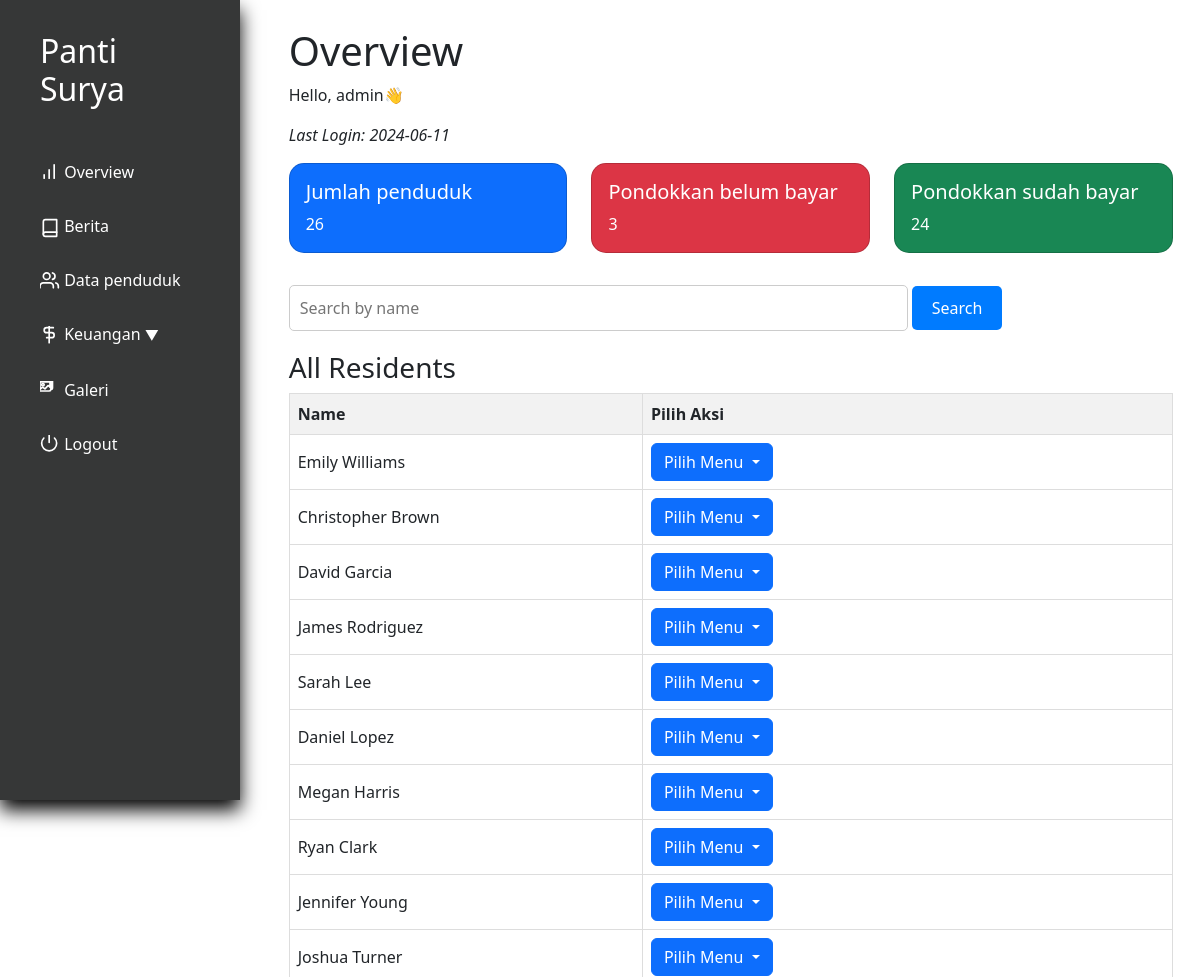
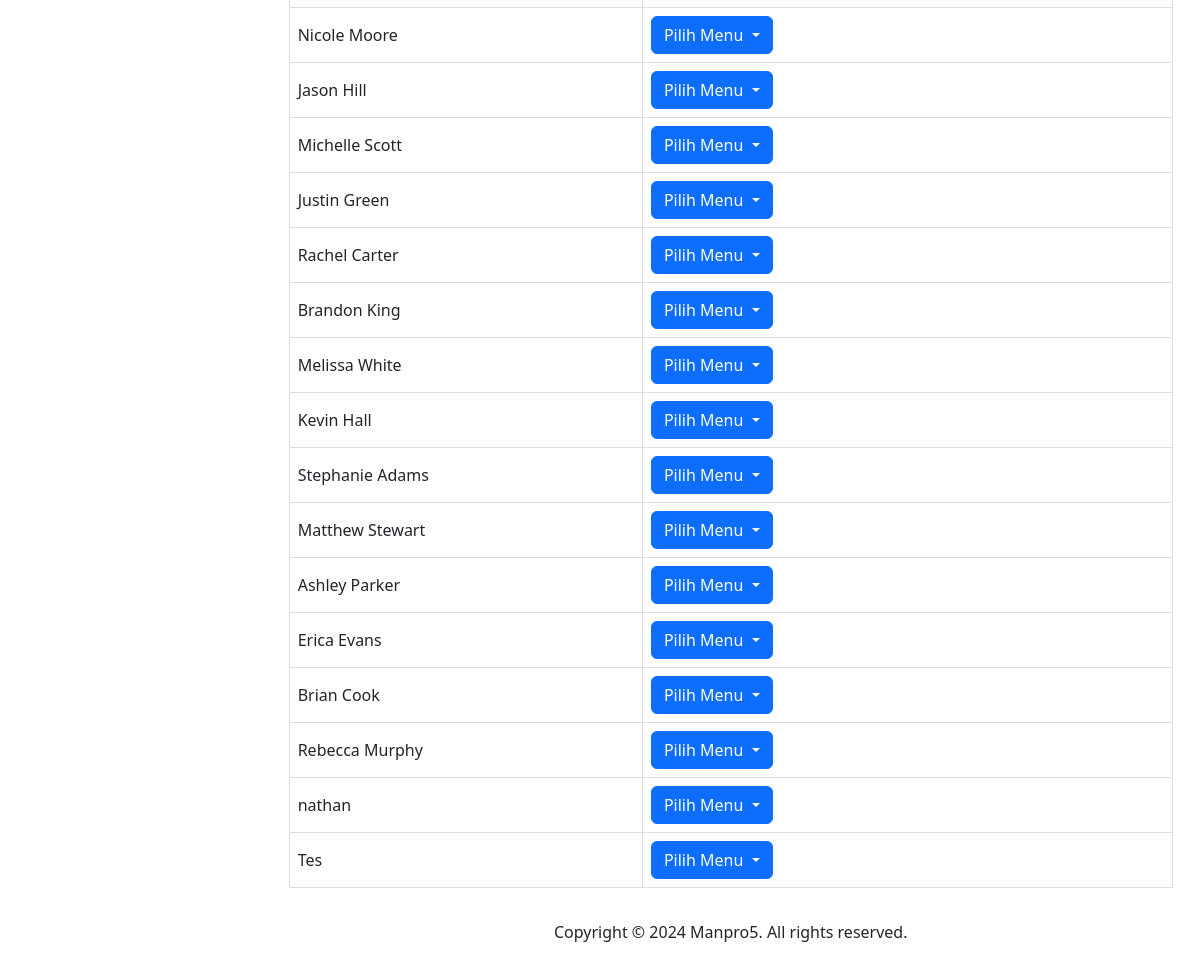
/index.php (signed in), run on the app's committed database (2 pictures, top to bottom).
### tables this page shows
CREATE TABLE `penduduk` (
  `id` int(11) NOT NULL,
  `nama` varchar(250) NOT NULL,
  `alamat` varchar(100) NOT NULL,
  `tanggal_masuk` date DEFAULT NULL,
  `email` varchar(200) DEFAULT NULL,
  `notelp` varchar(15) NOT NULL,
  `keuangan_pondokkan` int(11) NOT NULL,
  `keuangan_tabungan` int(11) NOT NULL,
  `keuangan_obat` int(11) NOT NULL,
  `keuangan_total` int(11) NOT NULL,
  `profile_picture` varchar(100) NOT NULL,
  `KTP` longblob NOT NULL,
  `KK` longblob NOT NULL,
  `BPJS` longblob NOT NULL,
  `keuangan_deposit` int(11) NOT NULL
);

### utils.php (called while the page is built, shortened)
<?php
class myDB
{
    private $host = "localhost";
    private $username = "root";
    private $password = "";
    private $database = "pantisurya";
    private $db;
    function __construct()
    {
        if ($this->db == null) {
            try {
                $this->db = new PDO("mysql:host=$this->host;dbname=$this->database", $this->username, $this->password);
                $this->db->setAttribute(PDO::ATTR_ERRMODE, PDO::ERRMODE_EXCEPTION);
            } catch (PDOException $e) {
                echo "Connection failed: " . $e->getMessage();
            }
        }
    }
    public function prepare($query)
    {
        return $this->db->prepare($query);
    }
    function getCountPenduduk(){
        $query = "SELECT COUNT(*) AS total_residents FROM penduduk";
        $res = $this->db->prepare($query);
        $res->execute();
        $total_residents = $res->fetch(PDO::FETCH_ASSOC)['total_residents'];
        return $total_residents;
    }
}

### index.php (the view, shortened to what this page needs)
<?php
require "utils.php";
$db = new myDB();
$total_residents = $db->getCountPenduduk();
$stmt_unpaid = $db->prepare("SELECT COUNT(*) AS total_unpaid FROM rekam_medis WHERE sudah_bayar = 0");
$stmt_unpaid->execute();
$total_unpaid = $stmt_unpaid->fetch(PDO::FETCH_ASSOC)['total_unpaid'];
$stmt_all_residents = $db->prepare("SELECT * FROM penduduk");
$stmt_all_residents->execute();
$residents = $stmt_all_residents->fetchAll(PDO::FETCH_ASSOC);
?>
<!DOCTYPE html>
<html lang="en">
<head>
    <?php include "layout/stylejquerynbs5.php" ?>
    <link rel="stylesheet" href="layout/indexstyle.css">
</head>
<body>
    <div class="app">
        <div class="dashboard">
            <?php include 'nav.php'?>
            <div class="main">
                <h1>Overview</h1>
                <p>Hello, <?php echo isset($_SESSION["username"]) ? $_SESSION["username"] : 'N/A'; ?>👋</p>
                <p style="font-style: italic;">Last Login: <?php echo isset($_SESSION["last_access"]) ? $_SESSION["last_access"] : 'N/A'; ?></p>
                <div class="overview-info row justify-content-between">
                    <div class="col">
                        <div class="card text-bg-primary">
                            <div class="row g-0">
                                <div class="col">
                                    <div class="card-body">
                                        <h5 class="card-title">Jumlah penduduk</h5>
                                        <p class="card-text"><?php echo $total_residents ?></p>
                                    </div>
                                </div>
                            </div>
                        </div>
                    </div>
                    <div class="col">
                        <div class="card text-bg-danger">
                            <div class="row g-0">
                                <div class="col">
                                    <div class="card-body">
                                        <h5 class="card-title">Pondokkan belum bayar</h5>
                                        <p class="card-text"><?php echo $total_unpaid ?></p>
                                    </div>
                                </div>
                            </div>
                        </div>
                    </div>
                    <div class="col">
                        <div class="card text-bg-success">
                            <div class="row g-0">
                                <div class="col">
                                    <div class="card-body">
                                        <h5 class="card-title">Pondokkan sudah bayar</h5>
                                        <p class="card-text">24</p>
                                    </div>
                                </div>
                            </div>
                        </div>
                    </div>
                </div>
                <div class="search-bar">
                    <form method="POST">
                        <input type="text" name="search" placeholder="Search by name" class="search-input">
                        <button type="submit" class="search-button">Search</button>
                    </form>
                </div>
                <div class="residents-table">
                    <h3>All Residents</h3>
                    <table class="resident-table">
                        <thead>
                            <tr>
                                <th scope="col">Name</th>
                                <th scope="col" colspan="2" style="width: 60%;">Pilih Aksi </th>
                            </tr>
                        </thead>
                        <tbody>
                            <?php foreach($residents as $resident): ?>
                            <tr>
                                <td><?php echo $resident['nama']; ?></td>
                                <td>
                                    <div class="dropdown">
                                    <button class="btn btn-primary dropdown-toggle" type="button" data-bs-toggle="dropdown" aria-expanded="false">
                                        Pilih Menu
                                    </button>
                                    </div>
                                </td>
                            </tr>
                            <?php endforeach; ?>
                        </tbody>
                    </table>
                </div>
                <?php include 'footer.php'?>
            </div>
        </div>
    </div>
</body>
</html>

### layout/stylejquerynbs5.php (shortened to what this page needs)
<link href="https://cdn.jsdelivr.net/npm/bootstrap@5.3.3/dist/css/bootstrap.min.css" rel="stylesheet">
<link rel="stylesheet" href="layout/indexstyle.css">

### nav.php (shortened to what this page needs)
<div class="holder flex-col">
    <div class="content flex-col">
        <div class="logo">
            <h2 style="color: white;">Panti Surya</h2>
        </div>
        <nav class="nav">
            <a type="button" href="index.php">
                Overview
            </a>
            <a type="button" href="databerita.php">
                Berita
            </a>
            <a type="button" href="penduduk.php">
                Data penduduk
            </a>
            <div class="dropdown">
                <a type="button" href="#" class="dropbtn" onclick="toggleSubMenu()">
                    Keuangan
                    <span style="font-size: 14px; vertical-align: middle;">&#9660;</span>
                </a>
            </div>
            <a type="button" href="galeri.php">
                Galeri
            </a>
            <a type="button" onclick="return confirm('Yakin keluar?')" href="logout.php">
                <svg xmlns="http://www.w3.org/2000/svg" width="20" height="20" viewBox="3 3 20 24" fill="none" stroke="currentColor" stroke-width="2" stroke-linecap="round" stroke-linejoin="round" class="feather feather-power"><path d="M18.36 6.64a9 9 0 1 1-12.73 0"></path><line x1="12" y1="2" x2="12" y2="12"></line></svg> Logout
            </a>
        </nav>
    </div>
</div>
<div class="filler"></div>

### footer.php
<footer>
    <div class="container text-center" style="padding-top: 2rem;padding-bottom: 10px; margin:0; background-color:white;">
        <p>Copyright &copy; 2024 Manpro5. All rights reserved.</p>
    </div>
</footer>

### layout/indexstyle.css (style rules this page uses)
* { box-sizing: border-box; margin: 0; padding: 0; }
.dashboard { display: flex; flex-direction: row; gap: 1.7rem; }
.flex-col { display: flex; flex-direction: column; }
.holder { width: 20%; height: 100vh; box-shadow: 0 10px 18px rgba(0,0,0,1); position: fixed; padding: 0 1rem; background-color: #363737; }
.content { padding: 1rem 0.5rem; gap: 1rem; background-color: #363737; }
.logo { padding: 0 1rem; word-wrap: break-word; }
.nav { padding: 0.5rem; gap: 0.5rem; display: flex; flex-direction: column; justify-content: center; }
.nav a { display: block; padding: 0.5rem 0.5rem; border-radius: 10px; line-height: 30px; font-size: 16px; text-decoration: none; transition: all 0.5s ease; color: white; }
.main { width: 80%; min-height: 100vh; padding: 1.7rem; padding-bottom: 0; }
.filler { width: 20%; }
.content { display: flex; }
.logo h2 { margin-top: 1rem; margin-bottom: 1rem; }

### index.php (style rules this page uses)
.search-bar { margin-bottom: 20px; }
.search-input { width: 70%; padding: 10px; border-radius: 5px; border: 1px solid #ccc; }
.search-button { padding: 10px 20px; border-radius: 5px; background-color: #007bff; color: #fff; border: none; cursor: pointer; }
.resident-table { width: 100%; border-collapse: collapse; }
.resident-table th, .resident-table td { border: 1px solid #ddd; padding: 8px; text-align: left; }
.resident-table th { background-color: #f2f2f2; }
.overview-info { margin-bottom: 2rem; }
.card { border-radius: 15px; }

### data on the page
penduduk: nama "Emily Williams"
penduduk: nama "Christopher Brown"
penduduk: nama "David Garcia"
penduduk: nama "James Rodriguez"
penduduk: nama "Sarah Lee"
penduduk: nama "Daniel Lopez"
penduduk: nama "Megan Harris"
penduduk: nama "Ryan Clark"
penduduk: nama "Jennifer Young"
penduduk: nama "Joshua Turner"
penduduk: nama "Nicole Moore"
penduduk: nama "Jason Hill"
penduduk: nama "Michelle Scott"
penduduk: nama "Justin Green"
penduduk: nama "Rachel Carter"
penduduk: nama "Brandon King"
penduduk: nama "Melissa White"
penduduk: nama "Kevin Hall"
penduduk: nama "Stephanie Adams"
penduduk: nama "Matthew Stewart"
penduduk: nama "Ashley Parker"
penduduk: nama "Erica Evans"
penduduk: nama "Brian Cook"
penduduk: nama "Rebecca Murphy"
penduduk: nama "nathan"
penduduk: nama "Tes"

### other printed values
$_SESSION["username"] "admin"
$_SESSION["last_access"] "2024-06-11"
$total_residents "26"
$total_unpaid "3"
